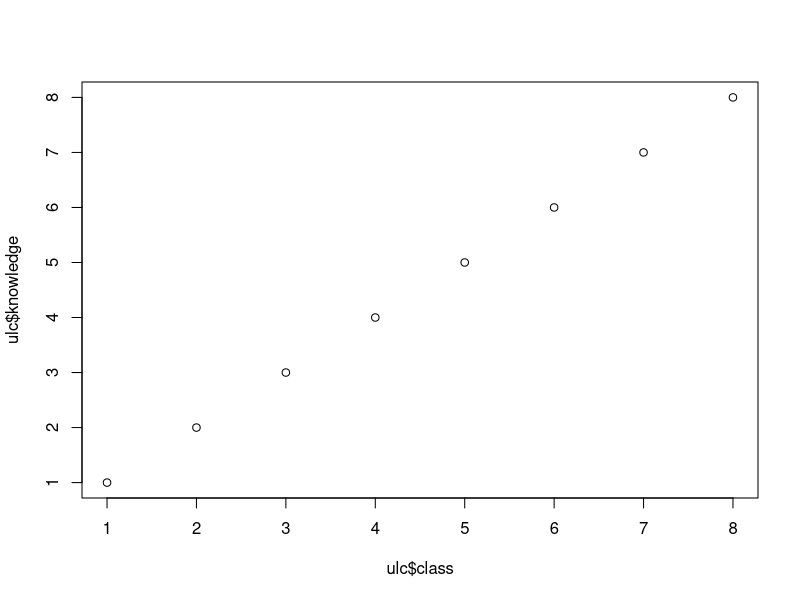
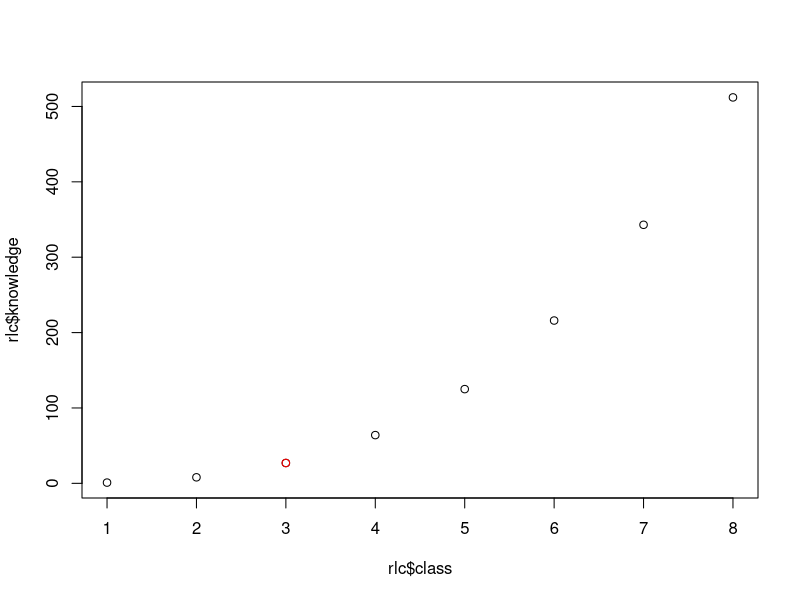

The R source for these figures, in order: (Note: this script raises an error after producing the figures.)
#####################################################################
########################### DATASETS ################################
#####################################################################



#####################################################################
# PART 0. LEARNING CURVE
#####################################################################

# Usual learning curve
library(dplyr)
ulc <- tibble(class = 1:8,
             knowledge = 1:8)
plot(ulc$class, ulc$knowledge)

# R learning curve
rlc <- tibble(class = 1:8,
             knowledge = (1:8)^3)
class <- 3
plot(rlc$class, rlc$knowledge)
points(rlc$class[class], rlc$knowledge[class], col = "red")



#####################################################################
# PART 1. SUMMARY
#####################################################################

#Key idea. When we quantify the world, we need two things: 
# - Observations: What we study.
#     - Normally we put the observations in the of a dataset.
# - Variables: Characteristics of what we study.
#     - Normally we put the variables in the columns of a dataset.

# Concepts
"Table" > "Dataset"
"Table" > "Dataframe"
"Dataframe" < "Dataset"

"Variable" == "Column" #*not always
"Observation" == "Row" #*not always


#####################################################################
# PART 1. OBSERVATIONS
#####################################################################

# - Observations: What we study.
#     - Unit of analysis
#     - Unit of observation


# 1.1. OBSERVATIONS
# Check the slides


# 1.2. ECOLOGICAL INFERENCE PROBLEM

# More info: https://en.wikipedia.org/wiki/Simpson%27s_paradox

#Packages
library(dplyr)
library(tidyr)
library(readr)

# 1.2.1. UC BERKELEY
# Tibble with admissions to different undergraduate programmes
uni <- tibble(faculty = rep(c("Psysics", "Politics", "Journalism"), times = 1, each = 2),
              sex = rep(c("Men", "Women"), times = 3),
              applicants = c(825,108,325,593,181,392),
              admitted = c(520, 76, 119, 203, 52, 115))

# What is aggregate data (uni level) telling us?
uni |> 
  group_by(sex) |> 
  summarize(applicants = sum(applicants),
            admitted = sum(admitted)) |> 
  mutate(perc_admissions = admitted / applicants * 100)

#But when we disaggregate the data faculty level ...
uni |> 
  mutate(perc_admissions = admitted / applicants * 100) |>
  arrange(desc(perc_admissions))


## 1.2.2. DURKHEIM SUICIDE
suicide <- tibble(region = c("Isère"),
                  municipality = rep(c("Grenoble", "Le Bourg-d'Oisans", "Saint-Jean-de-Maurienne"), times = 1, each = 2),
                  religion = rep(c("Protestant", "Catholic"), times = 3),
                  population = c(8250,1080,325,593,181,392),
                  suicide = c(520, 72, 12, 20, 5, 11))

#What aggregate data (regional level) is telling us?
suicide |> 
  group_by(religion) |> 
  summarize(population = sum(population),
            suicide = sum(suicide)) |> 
  mutate(perc = suicide / population * 100)

#But when we disaggregate the data ...
suicide |> 
  mutate(perc = suicide / population * 100) |>
  arrange(desc(perc))





#####################################################################
# PART 2. VARIABLES
#####################################################################

# - Variables: Characteristics of what we study.
#     - Categorical nominal: No order
#     - Categorical ordinal: Order, distance not known
#     - Numeric interval: Order, distance is known, zero no meaning
#     - Numeric ratio: Order, distance is known, zero has meaning


## 2.1. NOMINAL

#     - Categorical nominal: No order


### 2.1.1. DATAFRAME
strings <- tribble(~iso3c, ~country,           ~currency, ~continent, ~region,
                   "CMR", "Cameroon",          "CFA Franc BEAC",           "Africa",   "Sub-Saharan Africa",
                   "COL", "Colombia",          "Colombian Peso",           "Americas", "Latin America & Caribbean",
                   "CUB", "Cuba",              "Cuban Peso",               "Americas", "Latin America & Caribbean",
                   "FRA", "France",            "Euro",                     "Europe",   "Europe & Central Asia",
                   "LSO", "Lesotho",           "Loti",                     "Africa",   "Sub-Saharan Africa",
                   "QAT", "Qatar",             "Qatari Rial",              "Asia",     "Middle East & North Africa",
                   "TWN", "Taiwan",            "New Taiwan Dollar",        "Asia",     "East Asia & Pacific",
                   "TTO", "Trinidad & Tobago", "Trinidad & Tobago Dollar", "Americas", "Latin America & Caribbean")
strings


### 2.1.2. STORAGE
#    - Character
#    - Factor


### 2.1.3. OPERATIONS
#    - Equality: ==
#    - Equality: %in%
#    - Not equality: !=

strings$country == "France"
factor(strings$country) == "France"
strings$continent %in% c("Africa", "Americas", "Asia")
strings$currency != "Euro"
!strings$currency %in% c("Euro", "Loti", "Cuban Peso")


#Ergo
strings[strings$continent %in% c("Africa", "Europe"),]
sum(strings$region == "Latin America & Caribbean")


### 2.1.4. EXERCISE

# Show me the observations from Argentina
# How many observations from Colombia?
glimpse(ches_la)

## 2.1.5. BINARY VARIABLES

#Also called dummy or dichotomous.

ches_la$president

#red:
#elected:
#democracy:
#alliance: 
#successful coup d'état
#reg_aut of an ethnic group



### 2.1.6. STRINGR PACKAGE

library(stringr)
str_remove(strings$region, "Latin ")
str_replace(strings$country, "&", "and")
str_to_upper(strings$currency)
str_sub(strings$iso3c, end = 2)





## 2.2. ORDINAL

#     - Categorical ordinal: Order, distance not known


### 2.2.1. DATAFRAME
ords <- tibble(nom = c("Tània", "Pablo", "Sílvia", "Íñigo", "Carles", "Basha", "Isabel", "Santiago"),
               naixement = factor(c("1970s", "1970s", "1980s", "1960s", "1960s", "1980s", "1970s", "1970s"),
                               ordered = TRUE, levels = c("1960s", "1970s", "1980s")),
               independencia = factor(c("A favor", "Neutral", "A favor", "Neutral", "A favor", "A favor", "En contra", "En contra"),
                                      ordered = T, levels = c("En contra", "Neutral", "A favor")),
               immigracio =  factor(c("A favor", "A favor", "En contra", "Neutral", "Neutral", "A favor", "Neutral", "En contra"),
                                    ordered = T, levels = c("En contra", "Neutral", "A favor")),
               liberalisme = c("Baix", "Molt baix", "Mitjà", "Alt", "Alt", "Molt baix", "Molt alt", "Mitjà"))

#fixem-nos que liberalisme NO és ordinal i ho hauria de ser
ords




### 2.2.2. STORAGE
#    - Ordered factor

ords$liberalisme 

ords$liberalisme
class(ords$liberalisme)
typeof(ords$liberalisme)
unclass(ords$liberalisme)


### 2.2.3. OPERATIONS
#    - Equality: ==
#    - Equality: %in%
#    - Not equality: !=
#    - More than: >
#    - More or equal than: >=
#    - Less than: <
#    - Less or equal than: <=

#Qui té un nivell de liberalisme mitjà o més alt?
ords$liberalisme >= "Mitjà"
ords[ ,c(1,5)]

#Qui va néixer abans dels 1980s?
ords$naixement < 1980
ords[ , 1:2]

#Qui està en contra de la immigració?
ords$immigracio == "En contra"
ords[ , ]



### 2.2.4. FORCATS PACKAGE
library(forcats)
fct_relevel(ords$liberalisme, "Molt baix", "Baix", "Mitjà", "Alt", "Molt alt")
fct_rev(ords$liberalisme)
fct_other(ords$liberalisme, keep = c("Molt alt", "Alt"))
plot(fct_infreq(ords$liberalisme))
plot(fct_rev(fct_infreq(ords$liberalisme)))



## 2.3. INTERVAL

#     - Numeric interval: Order, distance is known, zero no meaning


### 2.3.1. DATAFRAME
polity <- tibble(country = c("United States", "Bolivia", "Australia", "Azerbaijan",
                             "USSR", "Timor Leste", "Eritrea", "Qatar", "Gambia"),
                 year = c(1776, 1825, 1901, 1991, 1922, 2002, 1993, 1971, 1965),
                 polity2 = c(0, -3, 10, -3, -7, 6, -6, -10, 8))
polity


### 2.3.2. STORAGE
#    - Numeric
#    - Integer
#    - Date


### 2.3.3. OPERATIONS
#    - Equality: ==
#    - Equality: %in%
#    - Not equality: !=
#    - More than: >
#    - More or equal than: >=
#    - Less than: <
#    - Less or equal than: <=
#    - Sometimes, sums and differences: +, -


# País fundat més tard de l'any 1950
polity$year > 1950
polity[,]

# Quin país té el màxim de democràcia?
polity$polity2 == max(polity$polity2)
polity[,]

#Diferència entre l'any mínim i l'any màxim de fundació (rang).
max(polity$year) - min(polity$year)




## 2.4. RATIO

#     - Numeric ratio: Order, distance is known, zero has meaning


### 2.4.1. DATAFRAME
ratio <- tibble(country = c("USA", "UKG", "FRN", "GMY", "ITA", "RUS", "JPN"),
                gdpcap = c(76329.32, 46126.12, 40886.34, 48718.02, 34776.90, 15270.2, 33823.24),
                lifeexp = c(76.4, 81.1, 82.3, 81.5, 83.2, 69, 84.3),
                tpop = c(333287564, 66971400, 67971316, 83797997, 58940431, 144236930, 125124992))
ratio




### 2.4.2. STORAGE
#    - Numeric

# Scientific notation: 1.2e+07?
12000000

# Scientific notation: 2.50e+08
250000000

options(scipen=999)
options(scipen=0)

### 2.4.3. OPERATIONS
#    - Equality: ==
#    - Equality: %in%
#    - Not equality: !=
#    - More than: >
#    - More or equal than: >=
#    - Less than: <
#    - Less or equal than: <=
#    - Sums: +
#    - Differences: -
#    - Multiplication: *
#    - Division: /
#    - Other: sqrt(), log(), exp(), max(), min(), mean()...



## Quins països tenen una esperança de vida superior a 80 anys?
ratio$lifeexp > 80
ratio[, ]

## Població, en milions
ratio$tpop / 1000000

## Calculem PIB total (PIB per càpita * població)
ratio$gdpcap * ratio$tpop

## Quina és la mitjana de PIB per càpita?
mean(ratio$gdpcap)

## Quin és el país amb el mínim de població?
ratio$tpop == min(ratio$tpop)
ratio[,]



### 2.4.4. EXeRcIsE!!!!!

#https://www.idescat.cat/indicadors/?id=aec&n=15903&t=202200


# Poblacions per sobre els 1000 mts


# Poblacions d'"Osona"


# Població amb major altitud


# Població amb menys superfície

